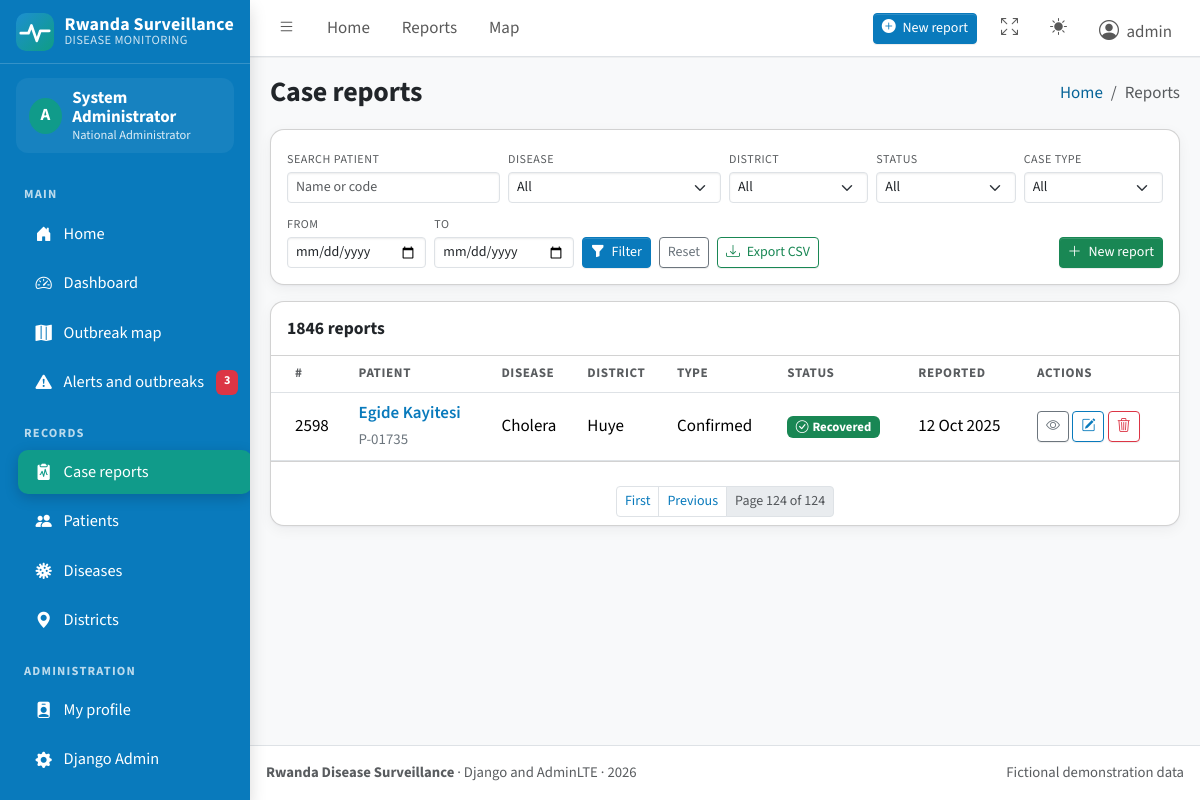
The page /reports/?page=124 (signed in) on the database as committed earlier.
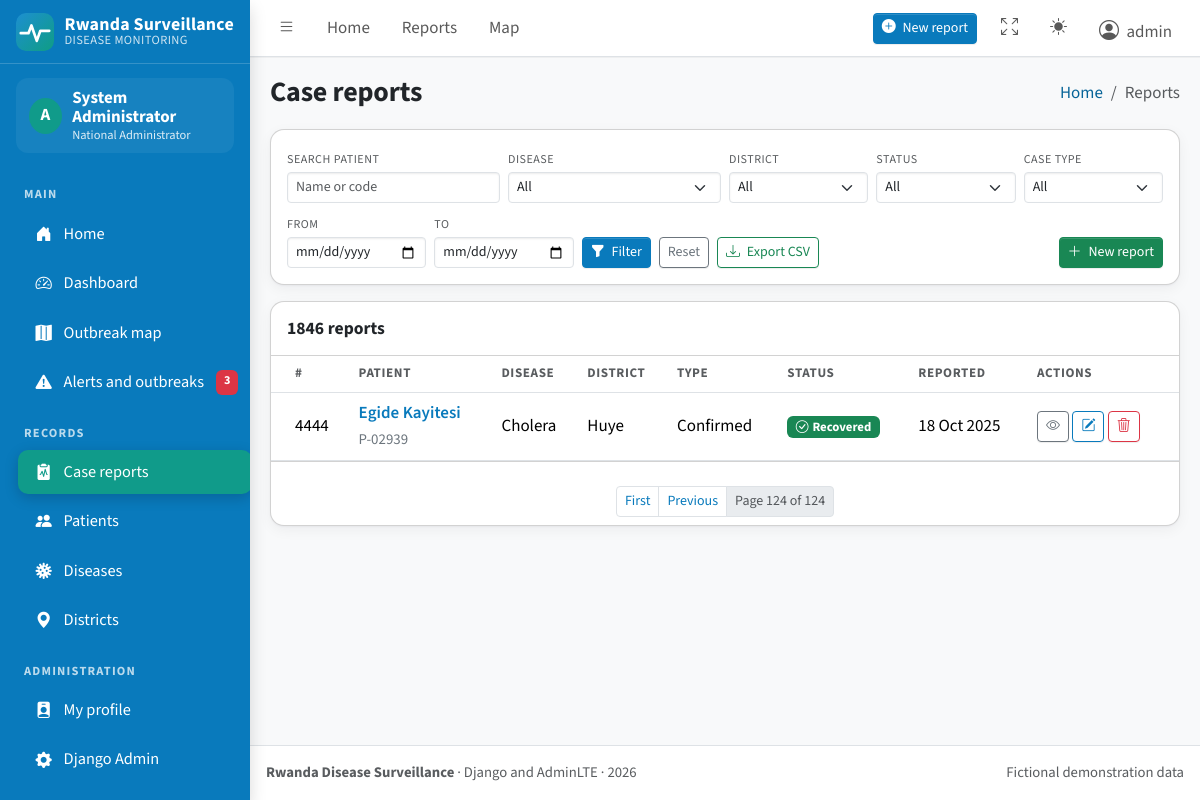
The same page on the database as committed later.
### surveillance/models.py (models this page shows, shortened)
class CaseReport(models.Model):
    class CaseType(models.TextChoices):
        SUSPECTED = "suspected", "Suspected"
        CONFIRMED = "confirmed", "Confirmed"
    class Status(models.TextChoices):
        ACTIVE = "active", "Active"
        RECOVERED = "recovered", "Recovered"
        DECEASED = "deceased", "Deceased"
    patient = models.ForeignKey(Patient, on_delete=models.PROTECT, related_name="cases")
    disease = models.ForeignKey(Disease, on_delete=models.PROTECT, related_name="cases")
    district = models.ForeignKey("locations.District", on_delete=models.PROTECT, related_name="cases")
    case_type = models.CharField(max_length=10, choices=CaseType.choices, default=CaseType.SUSPECTED)
    status = models.CharField(max_length=10, choices=Status.choices, default=Status.ACTIVE)
    date_onset = models.DateField(help_text="Day the first symptoms started.")
    date_reported = models.DateField(default=timezone.localdate)
    reported_by = models.ForeignKey(
        settings.AUTH_USER_MODEL, on_delete=models.SET_NULL, null=True, blank=True, related_name="reports"
    )
    notes = models.TextField(blank=True)
    created_at = models.DateTimeField(auto_now_add=True)
    updated_at = models.DateTimeField(auto_now=True)
    class Meta:
        ordering = ["-date_reported", "-id"]
        indexes = [models.Index(fields=["disease", "district", "date_reported"])]

class Patient(models.Model):
    class Gender(models.TextChoices):
        MALE = "M", "Male"
        FEMALE = "F", "Female"
    patient_code = models.CharField(max_length=20, unique=True, editable=False)
    full_name = models.CharField(max_length=120)
    age = models.PositiveSmallIntegerField()
    gender = models.CharField(max_length=1, choices=Gender.choices)
    phone = models.CharField(max_length=15, blank=True)
    district = models.ForeignKey("locations.District", on_delete=models.PROTECT, related_name="patients")
    created_at = models.DateTimeField(auto_now_add=True)
    class Meta:
        ordering = ["-id"]

class Disease(models.Model):
    class Category(models.TextChoices):
        VECTOR = "vector", "Vector-borne"
        ZOONOTIC = "zoonotic", "Zoonotic"
        RESPIRATORY = "respiratory", "Respiratory"
        WATER_FOOD = "water_food", "Water and food-borne"
        VACCINE = "vaccine", "Vaccine-preventable"
        HAEMORRHAGIC = "haemorrhagic", "Viral haemorrhagic"
        INJURY = "injury", "Injury and envenomation"
        OTHER = "other", "Other"
    class Reporting(models.TextChoices):
        IMMEDIATE = "immediate", "Immediate (within 24 hours)"
        WEEKLY = "weekly", "Weekly"
    name = models.CharField(max_length=100, unique=True)
    code = models.CharField(max_length=10, unique=True)
    category = models.CharField(max_length=20, choices=Category.choices, default=Category.OTHER)
    reporting = models.CharField(max_length=10, choices=Reporting.choices, default=Reporting.WEEKLY)
    description = models.TextField(blank=True)
    alert_multiplier = models.DecimalField(
        max_digits=4, decimal_places=1, default=2.0,
        help_text="An alert is raised when this week's cases reach this many times the usual weekly level.",
    )
    min_cases_for_alert = models.PositiveSmallIntegerField(
        default=5, help_text="Never raise an alert for fewer cases than this in one week."
    )
    is_active = models.BooleanField(default=True)
    class Meta:
        ordering = ["name"]

### locations/models.py (models this page shows, shortened)
class District(models.Model):
    province = models.ForeignKey(Province, on_delete=models.PROTECT, related_name="districts")
    name = models.CharField(max_length=80, unique=True)
    latitude = models.DecimalField(max_digits=9, decimal_places=6)
    longitude = models.DecimalField(max_digits=9, decimal_places=6)
    class Meta:
        ordering = ["name"]

### surveillance/views.py (the view)
# urls.py: path("reports/", views.ReportListView.as_view(), name="report_list"),
class ReportListView(ReportScopeMixin, ListView):
    template_name = "surveillance/report_list.html"
    context_object_name = "reports"
    paginate_by = 15
    def get_queryset(self):
        return filter_reports(self.request.GET, super().get_queryset())
    def get_context_data(self, **kwargs):
        ctx = super().get_context_data(**kwargs)
        params = self.request.GET.copy()
        params.pop("page", None)
        ctx.update(
            diseases=Disease.objects.all(),
            districts=District.objects.all(),
            statuses=CaseReport.Status.choices,
            case_types=CaseReport.CaseType.choices,
            f=self.request.GET,
            querystring=params.urlencode(),
        )
        return ctx

### accounts/context_processors.py (called while the page is built)
def navigation(request):
    user = request.user
    if not user.is_authenticated:
        return {"role": None}
    role = get_role(user)
    context = {
        "role": role,
        "role_label": {ADMIN: "National Administrator", OFFICER: "District Officer", REPORTER: "Facility Reporter"}.get(
            role, "No role assigned"
        ),
        "is_admin_role": role == ADMIN,
        "can_declare": has_role(user, OFFICER),
        "can_export": has_role(user, OFFICER),
        "can_add_data": has_role(user, REPORTER),
        "alert_count": 0,
    }
    try:
        from surveillance.alerts import current_alerts
        context["alert_count"] = len(current_alerts(min_level="alert"))
    except Exception:  # never break a page because of the badge
        pass
    return context

### accounts/permissions.py (called while the page is built)
def scope_by_district(queryset, user, field="district"):
    role = get_role(user)
    if role == ADMIN:
        return queryset
    district = user_district(user)
    if district is None:
        return queryset.none()
    return queryset.filter(**{field: district})

### accounts/roles.py (called while the page is built, shortened)
def get_role(user):
    if not user.is_authenticated:
        return None
    if user.is_superuser:
        return ADMIN

### templates/surveillance/report_list.html (shortened to what the changed rows need)
{% extends "base.html" %}
{% load ui_tags %}
{% block page_title %}Case reports{% endblock %}
{% block content %}
<div class="card">
  <div class="card-body p-0 table-responsive">
    <table class="table table-hover mb-0">
      <thead><tr><th>#</th><th>Patient</th><th>Disease</th><th>District</th><th>Type</th><th>Status</th><th>Reported</th><th style="width:150px">Actions</th></tr></thead>
      <tbody>
      {% for r in reports %}
        <tr>
          <td>{{ r.pk }}</td>
          <td><a class="fw-semibold text-decoration-none" href="{% url 'report_detail' r.pk %}">{{ r.patient.full_name }}</a><br><small class="text-secondary">{{ r.patient.patient_code }}</small></td>
          <td>{{ r.disease.name }}</td><td>{{ r.district.name }}</td><td>{{ r.get_case_type_display }}</td>
          <td>{% status_badge r.status r.get_status_display %}</td>
          <td>{{ r.date_reported|date:"d M Y" }}</td>
          <td>
            <a href="{% url 'report_detail' r.pk %}" class="btn btn-sm btn-outline-secondary" title="View"><i class="bi bi-eye"></i></a>
            <a href="{% url 'report_edit' r.pk %}" class="btn btn-sm btn-outline-primary" title="Edit"><i class="bi bi-pencil-square"></i></a>
            {% if is_admin_role %}<a href="{% url 'report_delete' r.pk %}" class="btn btn-sm btn-outline-danger" title="Delete"><i class="bi bi-trash3"></i></a>{% endif %}
          </td>
        </tr>
      {% empty %}
        <tr><td colspan="8" class="text-center text-secondary py-4">No reports match these filters.</td></tr>
      {% endfor %}
      </tbody>
    </table>
  </div>
</div>
{% endblock %}

Rows that differ between the two databases and show on the page:
removed CaseReport: pk "2598", patient.full_name "Egide Kayitesi", patient.patient_code "P-01735", disease.name "Cholera", district.name "Huye", case_type "Confirmed", status "Recovered", date_reported "12 Oct 2025"
added CaseReport: pk "4444", patient.full_name "Egide Kayitesi", patient.patient_code "P-02939", disease.name "Cholera", district.name "Huye", case_type "Confirmed", status "Recovered", date_reported "18 Oct 2025"
